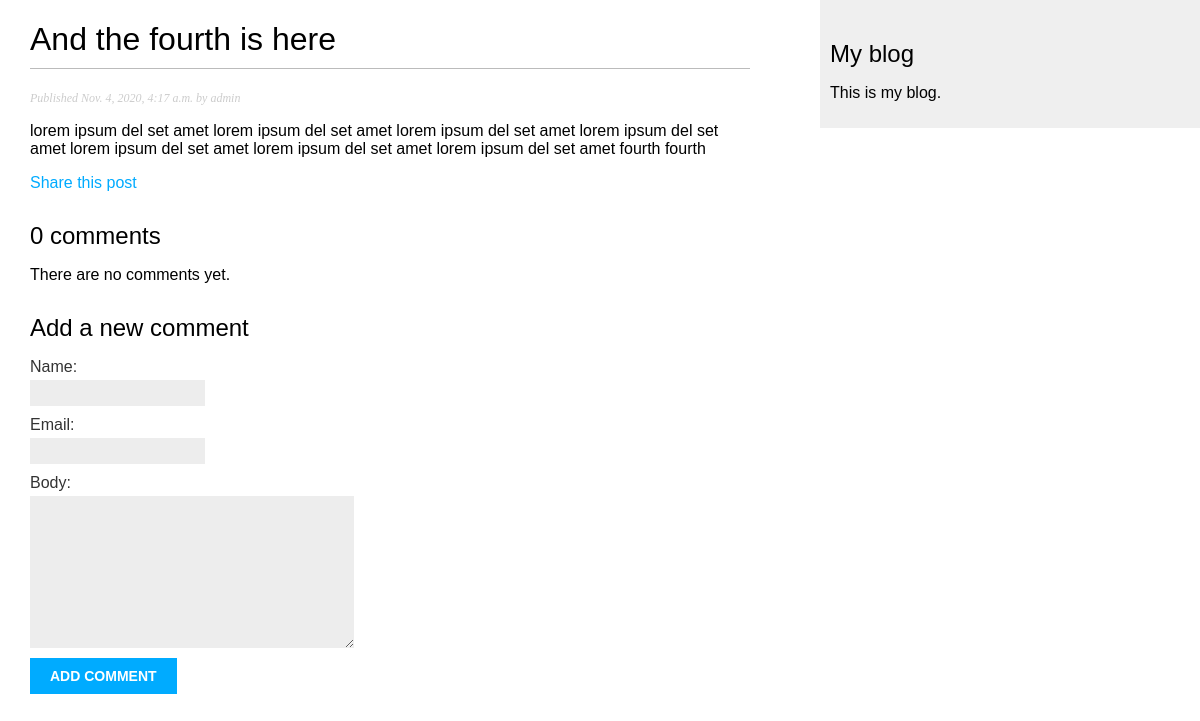
/blog/2020/11/4/and-fourth-here/, run on an earlier commit of the app's database.
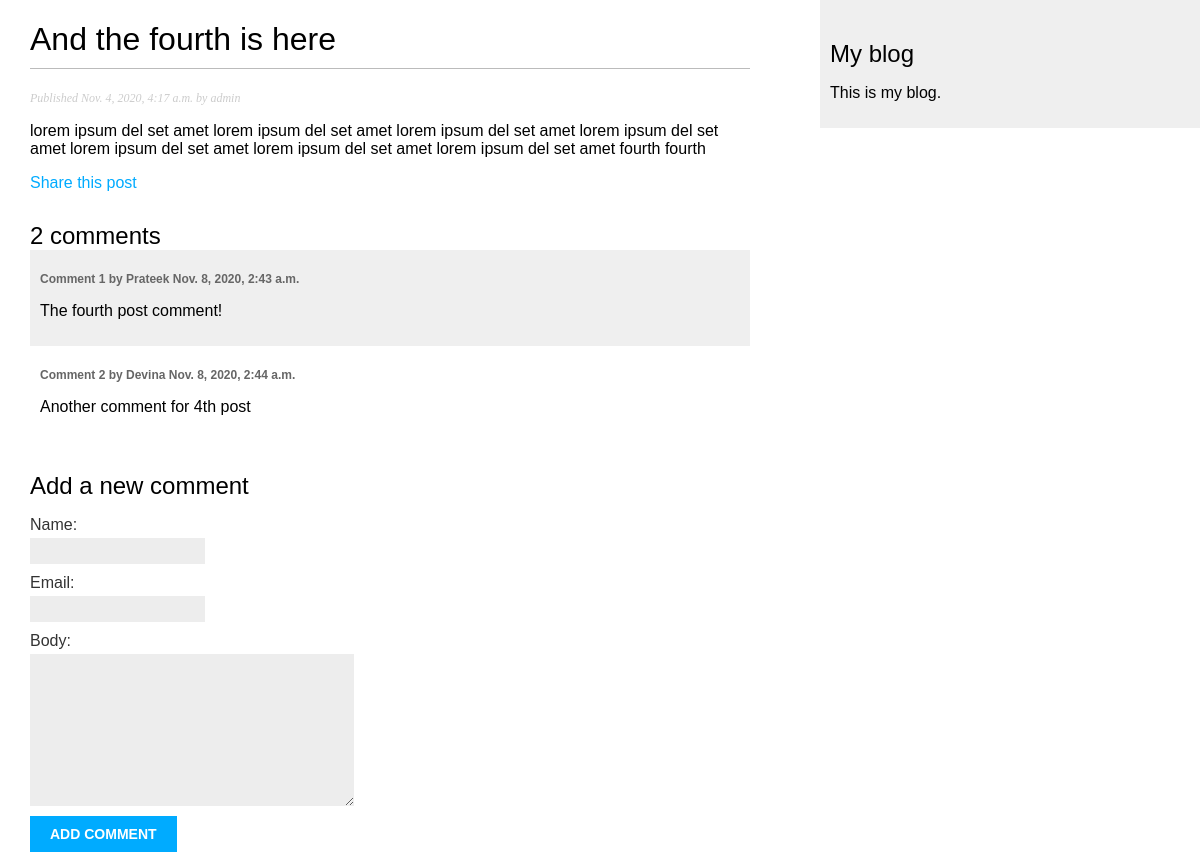
And on a later commit of the database.
### blog/models.py (models this page shows, shortened)
class Post(models.Model):
    STATUS_CHOICES = (
        ('draft', 'Draft'),
        ('published', 'Published'),
    )
    title = models.CharField(max_length=250)
    slug = models.SlugField(max_length=250, unique_for_date='publish')
    author = models.ForeignKey(User, on_delete=models.CASCADE, related_name='blog_posts')
    body = models.TextField()
    publish = models.DateTimeField(default=timezone.now)
    created = models.DateTimeField(auto_now_add=True)
    updated = models.DateTimeField(auto_now=True)
    status = models.CharField(max_length=10, choices=STATUS_CHOICES, default='draft')
    objects = models.Manager() #the default Manager
    published = PublishedManager() #our custom manager
    tags = TaggableManager()
    class Meta:
        ordering = ('-publish',)

class Comment(models.Model):
    post = models.ForeignKey(Post,
                            on_delete=models.CASCADE,
                            related_name='comments')
    name = models.CharField(max_length=80)
    email = models.EmailField()
    body = models.TextField()
    created = models.DateTimeField(auto_now_add=True)
    updated = models.DateTimeField(auto_now=True)
    active = models.BooleanField(default=True)
    class Meta:
        ordering = ('created',)

### blog/views.py (the view)
def post_detail(request, year, month, day, post):
    post = get_object_or_404(Post, slug=post,
                            status = 'published',
                            publish__year = year,
                            publish__month = month,
                            publish__day = day)
    comments = post.comments.filter(active=True)
    new_comment = None
    if request.method == 'POST':
        comment_form = CommentForm(data=request.POST)
        if comment_form.is_valid():
            new_comment = comment_form.save(commit=False)
            new_comment.post = post
            new_comment.save()
    else:
        comment_form = CommentForm()
    return render(request,
                 'blog/post/detail.html',
                 {'post': post,
                 'comments': comments,
                 'new_comment': new_comment,
                 'comment_form': comment_form})

### blog/forms.py
class CommentForm(forms.ModelForm):
    class Meta:
        model = Comment
        fields = ('name', 'email', 'body')

### blog/templates/blog/post/detail.html (shortened to what this page needs)
{% extends "blog/base.html" %}
{% block content %}
  <h1>{{ post.title }}</h1>
    <p class="date">
      Published {{ post.publish }} by {{ post.author }}
    </p>
  {{ post.body|linebreaks }}
  <p>
    <a href="{% url "blog:post_share" post.id %}">
      Share this post
    </a>
  </p>
  {% with comments.count as total_comments %} <h2>
       {{ total_comments }} comment{{ total_comments|pluralize }}
     </h2>
  {% endwith %}
  {% for comment in comments %}
  <div class="comment">
    <p class="info">
    Comment {{ forloop.counter }} by {{ comment.name }} {{ comment.created }}
    </p>
    {{ comment.body|linebreaks }}
  </div>
    {% empty %}
    <p>There are no comments yet.</p>
  {% endfor %}
  {% if new_comment %}
    <h2>Your comment has been added.</h2>
  {% else %}
    <h2>Add a new comment</h2>
      <form method="post">
        {{ comment_form.as_p }}
        <p>
          <input type="submit" value="Add comment">
        </p>
      </form>
  {% endif %}
{% endblock %}

### blog/templates/blog/base.html (shortened to what this page needs)
{% load static %}
   <!DOCTYPE html>
   <html>
   <head>
<link href="{% static "css/blog.css" %}" rel="stylesheet"> </head>
<body>
<div id="content">
       {% block content %}
       {% endblock %}
</div>
<div id="sidebar">
  <h2>My blog</h2>
  <p>This is my blog.</p>
</div>
   </body>
   </html>

### blog/static/css/blog.css (style rules this page uses)
body { margin:0; padding:0; font-family:helvetica, sans-serif; }
a { color:#00abff; text-decoration:none; }
h1 { font-weight:normal; border-bottom:1px solid #bbb; padding:0 0 10px 0; }
h2 { font-weight:normal; margin:30px 0 0; }
#content { float:left; width:60%; padding:0 0 0 30px; }
#sidebar { float:right; width:30%; padding:10px; background:#efefef; height:100%; }
p.date { color:#ccc; font-family: georgia, serif; font-size: 12px; font-style: italic; }
label { float:left; clear:both; color:#333; margin-bottom:4px; }
input, textarea { clear:both; float:left; margin:0 0 10px; background:#ededed; border:0; padding:6px 10px; font-size:12px; }
input[type=submit] { font-weight:bold; background:#00abff; color:#fff; padding:10px 20px; font-size:14px; text-transform:uppercase; }
.comment { padding:10px; }
.comment:nth-child(even) { background:#efefef; }
.comment .info { font-weight:bold; font-size:12px; color:#666; }

What changed in the data, as far as the page shows it:
added Comment: name "Prateek", created "Nov. 8, 2020, 2:43 a.m.", body "The fourth post comment!"
added Comment: name "Devina", created "Nov. 8, 2020, 2:44 a.m.", body "Another comment for 4th post"
Also different on the page:
{{ total_comments }}: "0" → "2"
text no longer shown: "There are no comments yet."
